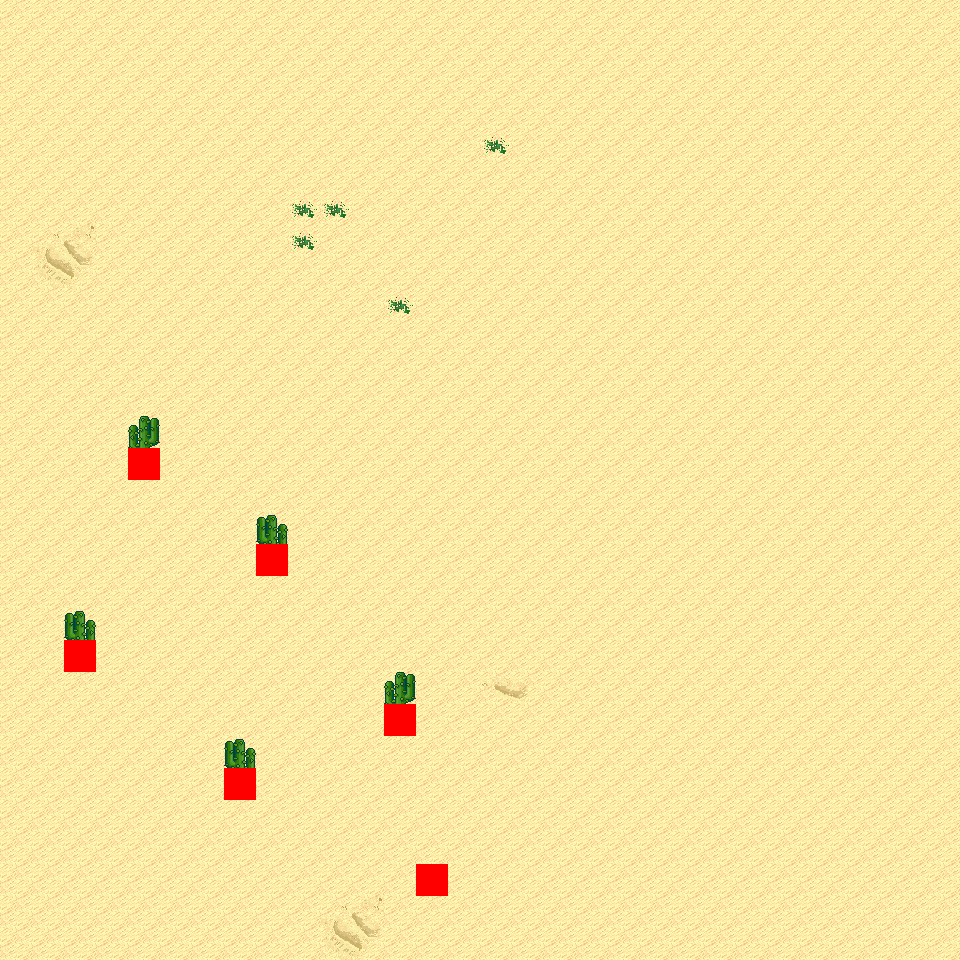

The image is a tile-based game level rendered from a .tmx file. Its description and source (layers, tilesets, objects; grid data summarised) follow:
An orthogonal 30x30 tile map with 32x32 px tiles, 6 tile layers (Ground, Object, Object2, Above, ...), 8 tilesets and 3 objects (3x mapExit).

<map version="1.0" orientation="orthogonal" renderorder="right-down" width="30" height="30" tilewidth="32" tileheight="32" nextobjectid="4">
  <tileset firstgid="1" name="tileset_logic_collision" tilewidth="32" tileheight="32" tilecount="1" columns="1">
    <image source="../drawable/tileset_logic_collision.png" width="32" height="32" />
  </tileset>
  <tileset firstgid="2" name="tileset_ground_ground" tilewidth="32" tileheight="32" tilecount="33" columns="3">
    <image source="../drawable/tileset_ground_ground.png" width="96" height="352" />
  </tileset>
  <tileset firstgid="35" name="tileset_ground_ridge_earth_pale" tilewidth="32" tileheight="32" tilecount="96" columns="12">
    <image source="../drawable/tileset_ground_ridge_earth_pale.png" width="384" height="256" />
  </tileset>
  <tileset firstgid="131" name="tileset_ground_ridge_earth_dark" tilewidth="32" tileheight="32" tilecount="96" columns="12">
    <image source="../drawable/tileset_ground_ridge_earth_dark.png" width="384" height="256" />
  </tileset>
  <tileset firstgid="227" name="tileset_terrain_desert" tilewidth="32" tileheight="32" tilecount="88" columns="8">
    <image source="../drawable/tileset_terrain_desert.png" width="256" height="352" />
  </tileset>
  <tileset firstgid="315" name="tileset_plant_tree_tree_darkgreen" tilewidth="32" tileheight="32" tilecount="88" columns="8">
    <image source="../drawable/tileset_plant_tree_tree_darkgreen.png" width="256" height="352" />
  </tileset>
  <tileset firstgid="403" name="tileset_plant_cactus_2" tilewidth="32" tileheight="32" tilecount="10" columns="5">
    <image source="../drawable/tileset_plant_cactus_2.png" width="160" height="64" />
  </tileset>
  <tileset firstgid="413" name="tileset_ground_sand_2" tilewidth="32" tileheight="32" tilecount="15" columns="5">
    <image source="../drawable/tileset_ground_sand_2.png" width="160" height="96" />
  </tileset>
  <layer name="Ground" width="30" height="30">
    <data>[900 cells, 900 non-empty, 8 distinct tile ids]</data>
  </layer>
  <layer name="Object" width="30" height="30">
    <data>[900 cells, 6 non-empty, 3 distinct tile ids]</data>
  </layer>
  <layer name="Object2" width="30" height="30">
    <data>[900 cells, 0 non-empty, 0 distinct tile ids]</data>
  </layer>
  <layer name="Above" width="30" height="30">
    <data>[900 cells, 5 non-empty, 2 distinct tile ids]</data>
  </layer>
  <layer name="Above2" width="30" height="30">
    <data>[900 cells, 0 non-empty, 0 distinct tile ids]</data>
  </layer>
  <layer name="Walkable" width="30" height="30">
    <data>[900 cells, 6 non-empty, 1 distinct tile ids]</data>
  </layer>
  <objectgroup name="MapEvents">
    <object id="1" name="south" type="mapExit" x="0" y="928" width="960" height="32">
      <properties>
        <property name="map" value="level_0_x18_y146" />
        <property name="x" value="0" />
        <property name="y" value="1" />
      </properties>
    </object>
    <object id="2" name="west" type="mapExit" x="0" y="0" width="32" height="960">
      <properties>
        <property name="map" value="level_0_x17_y145" />
        <property name="x" value="28" />
        <property name="y" value="0" />
      </properties>
    </object>
    <object id="3" name="east" type="mapExit" x="928" y="0" width="32" height="960">
      <properties>
        <property name="map" value="level_0_x19_y145" />
        <property name="x" value="1" />
        <property name="y" value="0" />
      </properties>
    </object>
  </objectgroup>
</map>
